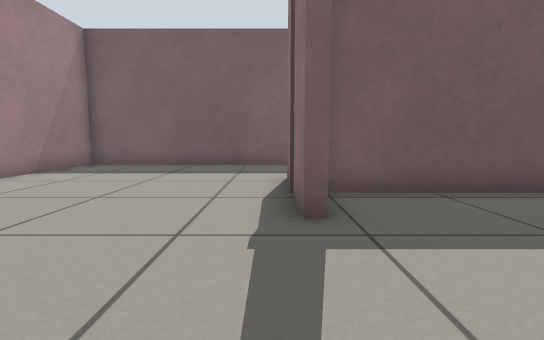
View 1 (above)

12 first-person views from a walk through a Gazebo world. The camera is 0.5 m above the floor, tilts 6° down and sees 85° across. The floor is counted in squares, 0.5 m on a side. Each view is taken from the middle of a square. On the plan, view 1 faces up. The plan holds only what a view shows up to about 12 squares ahead; the rest is blank.

View 2
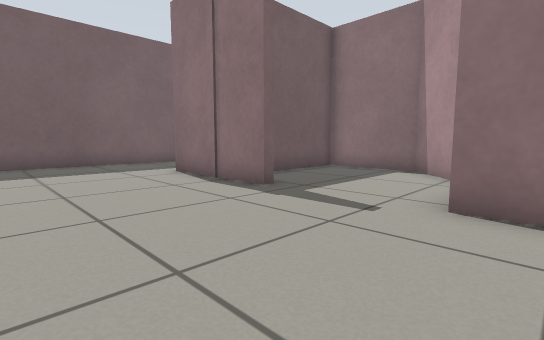

View 3
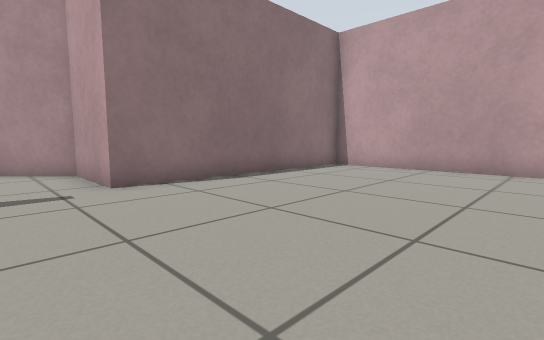

View 4
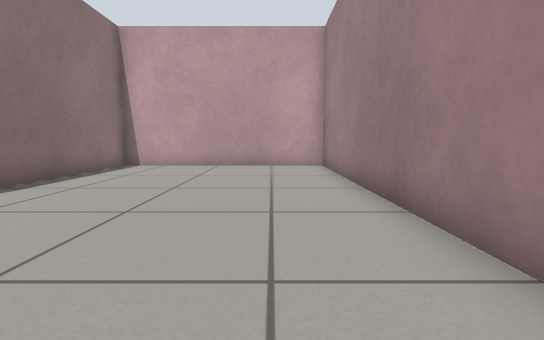

View 5
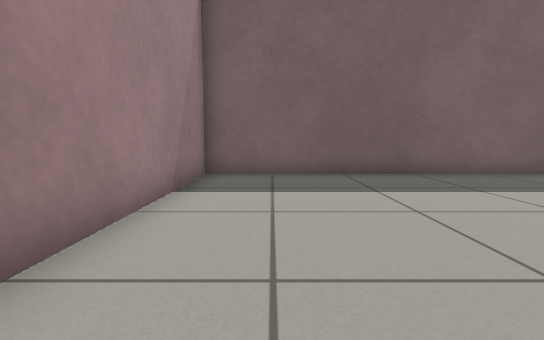

View 6
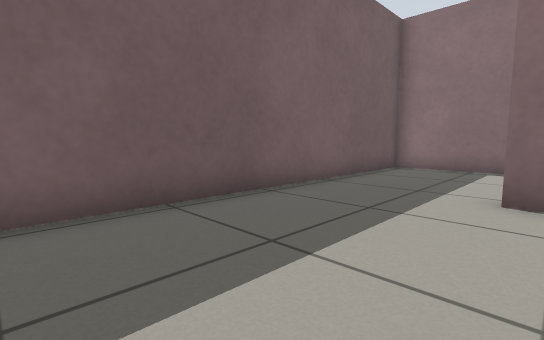

View 7
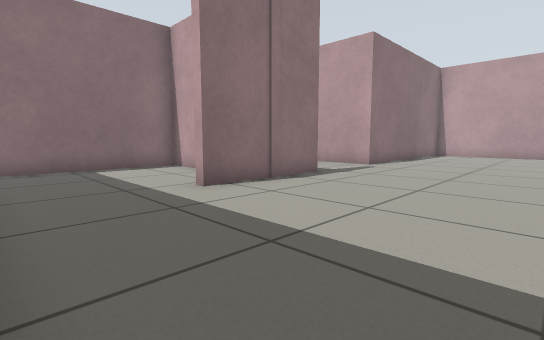

View 8
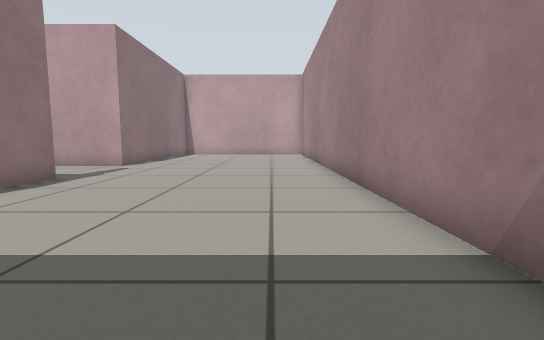

View 9
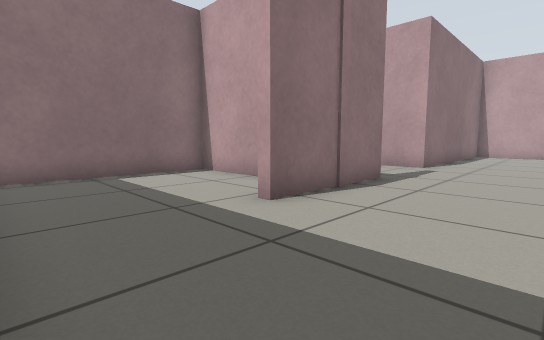

View 10
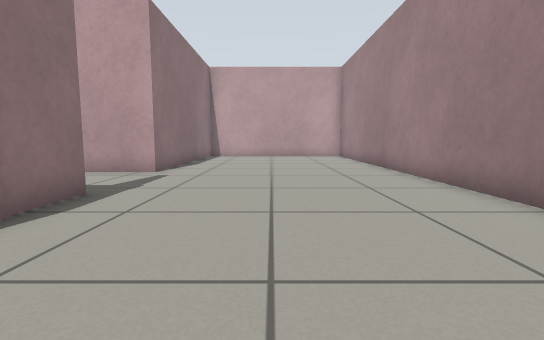

View 11
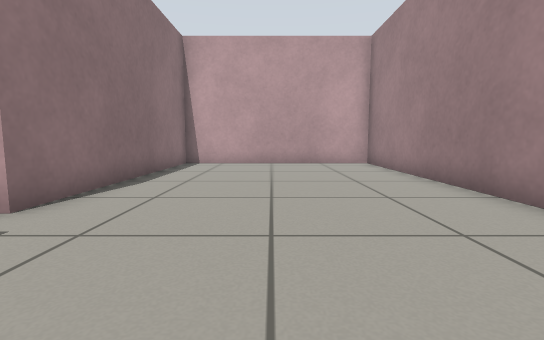

View 12
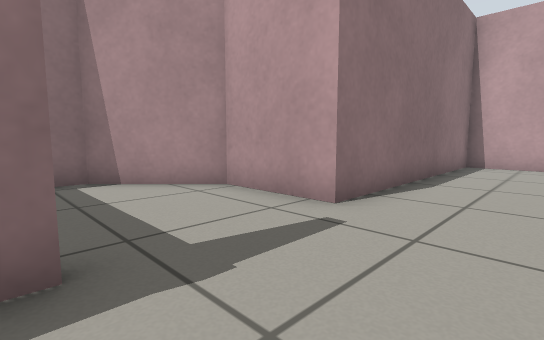

### Floor plan
Points are (right, up) in squares from view 1. A wall is a line through its corners. A room is listed if a view was taken in it or the views show most of it. See-through windows are left out.
Room 1 (views 1, 2, 3, 4, 5, 6, 7, 8, 9, 10, 11, 12)
walls: (0.5, 3.6) (0.5, 5.5); (0.5, 5.6) (0.5, 7.8); (0.5, 11.3) (-6.9, 11.3) (-6.9, -8.1) (0.5, -8.1) (0.5, 0.1) (3.3, 0.1) (5.5, 2.3) (5.5, 5.4) (1, 5.4)
ways out: opening at (0, 9.5) to room 2
Room 2 (no view inside)
walls: (2.8, 5.7) (5.5, 5.7) (5.5, 11.3) (0.5, 11.3)
ways out: opening at (0, 9.5) to room 1

Positions as (right, up) in squares from view 1, and headings:
1: (0, 0), facing up
2: (-4, -1), facing up-right
3: (-6, 2), facing down-right
4: (-5, 3), facing down
5: (-5, 3), facing up
6: (-5, 7), facing up-right
7: (-5, 11), facing down-right
8: (-5, 11), facing down
9: (-3, 11), facing down-right
10: (-3, 9), facing down
11: (-3, 4), facing down
12: (-2, 4), facing down-right
